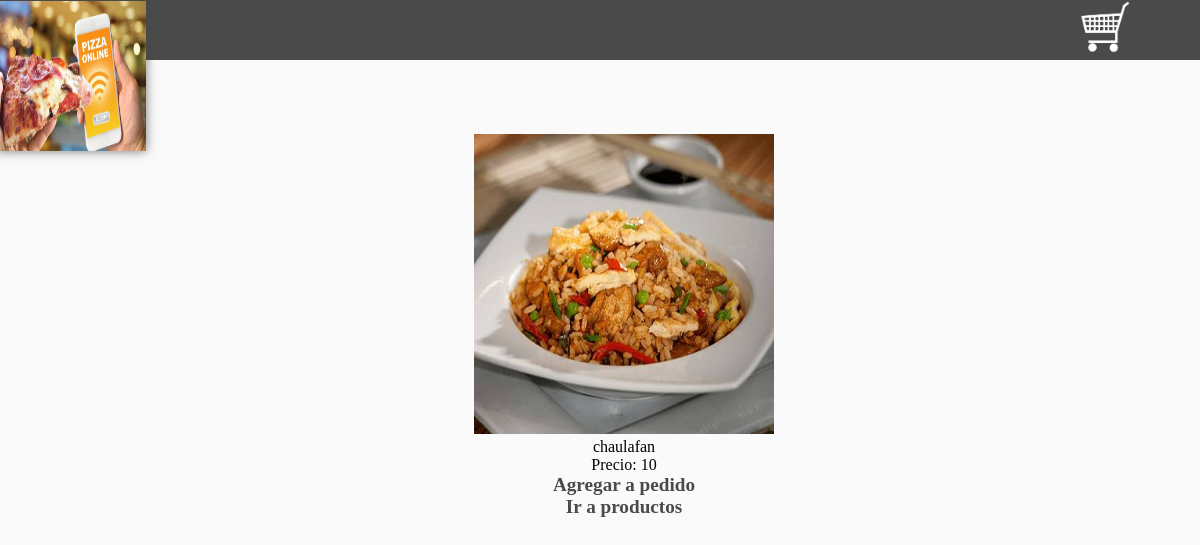
The page /ProyectoHypermedial/detalles.php?id=3 on the database its author committed.
### tables this page shows
CREATE TABLE `producto` (
  `id` int(11) NOT NULL,
  `nombre` text NOT NULL,
  `imagen` text NOT NULL,
  `descripcion` text,
  `precio` decimal(10,0) NOT NULL,
  `Categoria_idCategoria` int(11) NOT NULL
);

### ProyectoHypermedial/detalles.php (the view, shortened to what this page needs)
<!DOCTYPE html>
<html lang="es">
<head>
	<link rel="stylesheet" type="text/css" href="./css/estilos.css">
</head>
<body>
	<header>
		<img src="imagenes/logo.png" id="logo">
		<a href="./carritodecompras.php" title="ver carrito de compras">
			<img src="./imagenes/carrito.png">
		</a>
	</header>
	<section>
	<?php
		include 'conexion.php';
		$id=$_GET['id'];
		 $sql = "SELECT `nombre`,`imagen`,`precio` FROM `producto` WHERE id= ".$id." ;";
       $result = $conn->query($sql);
		while ($f=mysqli_fetch_array($result)) {
		?>
			<center>
				<img src="./productos/<?php echo $f['imagen'];?>" style="width:300px;height:300px"/><br>
				<span><?php echo $f['nombre'];?></span><br>
				<span>Precio: <?php echo $f['precio'];?></span><br>
				<a href="./guardarPed.php?id=<?php  echo $id;?>">Agregar a pedido</a>
				<br/>
				<a href="./menu.php">Ir a productos</a>
			</center>
	<?php
		}
	?>

### ProyectoHypermedial/css/estilos.css (style rules this page uses)
html { padding: 0px; margin: 0px; }
body { background-color: #fafafa; padding: 0px; margin: 0px; }
header { width: 100%; height: 60px; background-color: #4a4a4a; color:white; }
a { color: #4a4a4a; font-weight: bolder; font-size: 1.2rem; text-decoration: none; }
header a { width: 50px; left: 90%; display: inline-block; vertical-align: top; position: fixed; z-index: 2; background-color: #4a4a4a; }
header a img { width: 100%; }
section { width: 80%; min-height: 500px; padding: 2%; margin:0 auto; margin-left: 10%; margin-top: 50px; }
#logo { width: 150px; height: 150px; display: inline-block; vertical-align: top; position: absolute; z-index: 2; left: -4px; -webkit-box-shadow: 0px 0px 10px rgba(74, 74, 74, 0.75); -moz-box-shadow: 0px 0px 10px rgba(74, 74, 74, 0.75); box-shadow: 0px 0px 10px rgba(74, 74, 74, 0.75); top: 1px; }

### rows shown on the page
producto: imagen (picture), nombre "chaulafan", precio "10"
